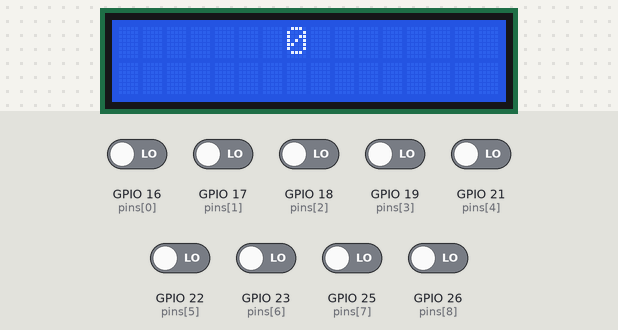
A sketch run on a simulated ESP32. Parts: 16×2 character LCD. The inputs (shaded band) are chosen by the test bench; at power-on: GPIO 16 (pins[0]), GPIO 17 (pins[1]), GPIO 18 (pins[2]), GPIO 19 (pins[3]), GPIO 21 (pins[4]), GPIO 22 (pins[5]), GPIO 23 (pins[6]), GPIO 25 (pins[7]), GPIO 26 (pins[8]) LOW.

Above: at 1.2 s.
1.3 s: GPIO 16 (pins[0]) driven HIGH
At 1.7 s:
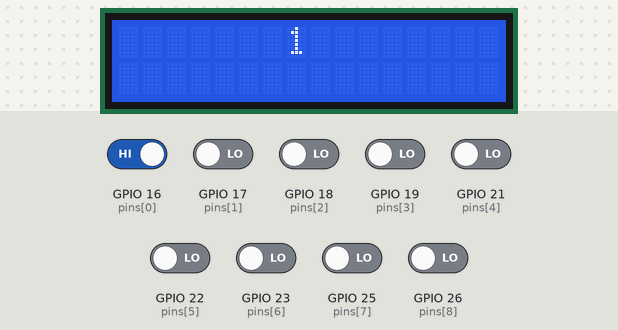
2.8 s: GPIO 17 (pins[1]) driven HIGH
At 4.0 s:
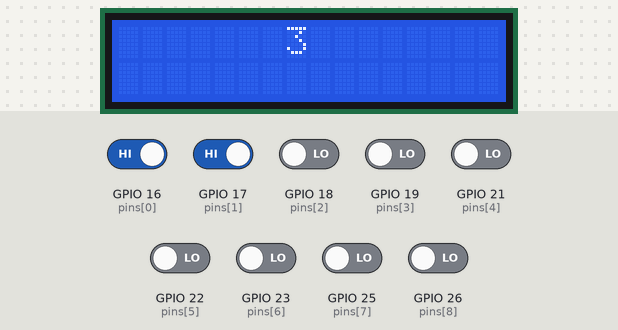
4.3 s: GPIO 18 (pins[2]) driven HIGH
At 5.3 s:
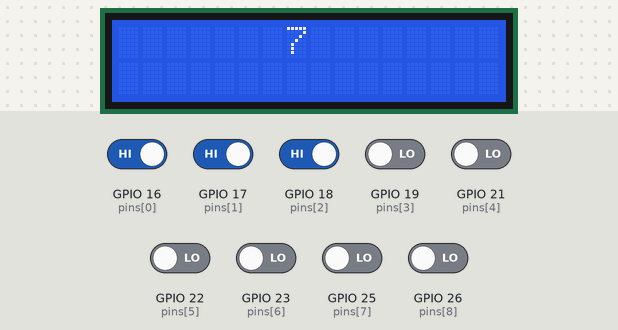
5.8 s: GPIO 19 (pins[3]) driven HIGH
At 6.5 s:
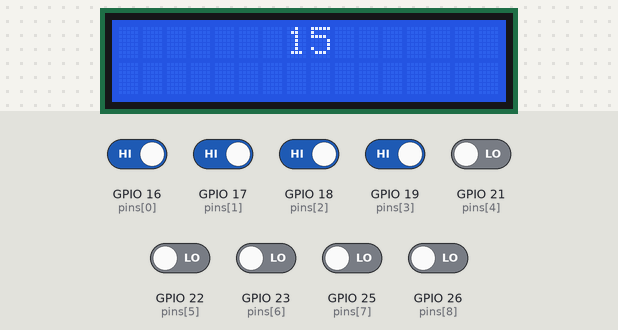
7.3 s: GPIO 21 (pins[4]) driven HIGH
At 7.6 s:
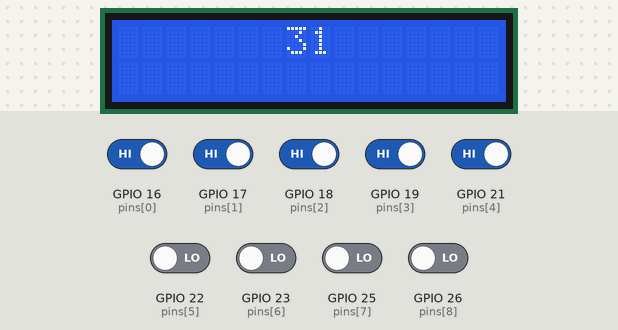
8.8 s: GPIO 22 (pins[5]) driven HIGH
At 10.0 s:
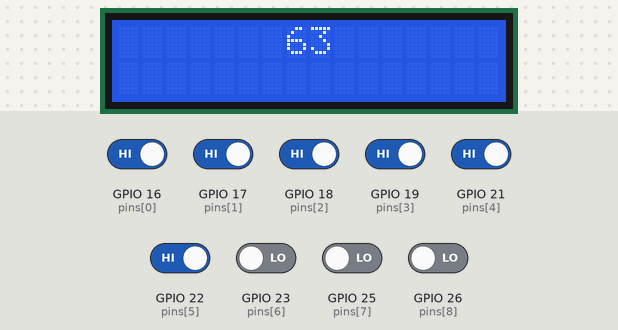
Timing chart, 0 to 11.3 s (numbered marks = the images above; inputs shaded):
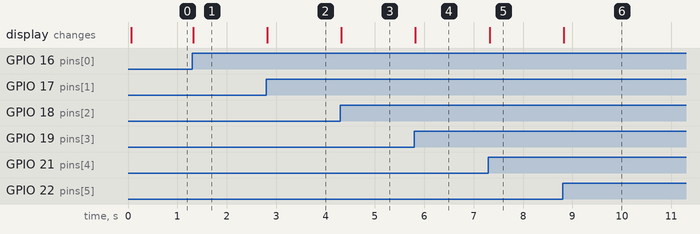

Measured:
- after the input at 1.3 s, the display: changes at once (image 1)
- after the input at 2.8 s, the display: changes at once (image 2)
- after the input at 4.3 s, the display: changes at once (image 3)
- after the input at 5.8 s, the display: changes at once (image 4)
- after the input at 7.3 s, the display: changes at once (image 5)
- after the input at 8.8 s, the display: changes at once (image 6)

The sketch:

esp32-code.ino
```cpp
#include <WiFi.h>
#include <AsyncTCP.h>
#include <ESPAsyncWebServer.h>
#include <LiquidCrystal.h>
#include <string.h>

#define BIT_COUNT 9
#define POLL_INTERVAL 50

const char* ssid = "xxx";
const char* password = "xxx";

AsyncWebServer server(80);
AsyncWebSocket ws("/ws");

LiquidCrystal lcd(27, 14, 32, 33, 4, 5);
const uint8_t pins[BIT_COUNT] = {16,17,18,19,21,22,23,25,26};

uint16_t currentValue = 0;
uint16_t lastValue = 65535;
unsigned long lastPoll = 0;

uint16_t readInputs() {
  uint16_t value = 0;
  for (int i = 0; i < BIT_COUNT; i++) {
    value |= (digitalRead(pins[i]) << i);
  }
  return value;
}

void formatBinary(uint16_t value, char* buffer) {
  for (int i = BIT_COUNT - 1; i >= 0; i--) {
    *buffer++ = (value & (1 << i)) ? '1' : '0';
  }
  *buffer = '\0';
}

void updateLCD(uint16_t value) {
  char buf[17];
  char num[6];

  snprintf(num, sizeof(num), "%u", value);

  int len = strlen(num);
  int padding = (16 - len) / 2;

  memset(buf, ' ', 16);
  memcpy(buf + padding, num, len);
  buf[16] = '\0';

  lcd.setCursor(0, 0);
  lcd.print(buf);
}

void broadcastState() {
  char binary[BIT_COUNT + 1];
  formatBinary(currentValue, binary);

  char json[128];
  snprintf(json, sizeof(json),
    "{\"decimal\":%u,\"binary\":\"%s\",\"uptime\":%lu}",
    currentValue,
    binary,
    millis() / 1000
  );

  ws.textAll(json);
}

void onWebSocketEvent(AsyncWebSocket * server,
                      AsyncWebSocketClient * client,
                      AwsEventType type,
                      void * arg,
                      uint8_t *data,
                      size_t len) {

  if (type == WS_EVT_CONNECT) {
    broadcastState();
  }
}

const char index_html[] PROGMEM = R"rawliteral(
<!DOCTYPE html>
<html>
<head>
<meta name="viewport" content="width=device-width, initial-scale=1">
<title>ESP32 Enterprise Monitor</title>
<style>
body{margin:0;background:#0f172a;font-family:-apple-system,BlinkMacSystemFont;color:#fff;}
.container{padding:20px;max-width:800px;margin:auto;}
.card{background:#1e293b;padding:20px;border-radius:16px;margin-bottom:20px;
box-shadow:0 10px 30px rgba(0,0,0,0.3);}
.decimal{font-size:64px;font-weight:600;color:#38bdf8;}
.binary{font-family:monospace;font-size:22px;letter-spacing:4px;}
.bits{display:flex;gap:10px;margin-top:15px;}
.bit{width:30px;height:30px;border-radius:6px;background:#334155;transition:0.2s;}
.bit.active{background:#38bdf8;}
.status-line{display:flex;align-items:center;gap:8px;font-size:14px;margin-bottom:5px;}
.status-dot{width:10px;height:10px;border-radius:50%;}
.online{background:#22c55e;}
.offline{background:#ef4444;}
.connecting{background:#facc15;animation:pulse 1s infinite;}
@keyframes pulse{0%{opacity:1;}50%{opacity:0.4;}100%{opacity:1;}}
</style>
</head>
<body>
<div class="container">

<div class="card">
<div class="decimal" id="decimal">--</div>
<div class="binary" id="binary">---------</div>
<div class="bits" id="bits"></div>
</div>

<div class="card">
<div class="status-line">
<div id="statusDot" class="status-dot connecting"></div>
<span id="connection">Connecting...</span>
</div>
<div>Uptime: <span id="uptime">0</span>s</div>
</div>

</div>

<script>
let ws;
const bitsContainer=document.getElementById("bits");
const statusText=document.getElementById("connection");
const statusDot=document.getElementById("statusDot");

for(let i=0;i<9;i++){
  let d=document.createElement("div");
  d.className="bit";
  bitsContainer.appendChild(d);
}

function setStatus(state){
  statusDot.className="status-dot "+state;
  if(state==="online") statusText.innerText="Online";
  if(state==="offline") statusText.innerText="Disconnected";
  if(state==="connecting") statusText.innerText="Connecting...";
}

function connect(){
  setStatus("connecting");
  ws=new WebSocket(`ws://${location.host}/ws`);

  ws.onopen=()=>setStatus("online");

  ws.onclose=()=>{
    setStatus("offline");
    setTimeout(connect,1000);
  };

  ws.onmessage=(event)=>{
    const data=JSON.parse(event.data);
    document.getElementById("decimal").innerText=data.decimal;
    document.getElementById("binary").innerText=data.binary;
    document.getElementById("uptime").innerText=data.uptime;

    const bits=document.querySelectorAll(".bit");
    for(let i=0;i<9;i++){
      bits[i].classList.toggle("active", data.binary[i]==="1");
    }
  };
}
connect();
</script>

</body>
</html>
)rawliteral";

void setup() {

  for(int i=0;i<BIT_COUNT;i++)
    pinMode(pins[i], INPUT);

  lcd.begin(16,2);

  WiFi.softAP(ssid, password);

  ws.onEvent(onWebSocketEvent);
  server.addHandler(&ws);

  server.on("/", HTTP_GET, [](AsyncWebServerRequest *request){
    request->send_P(200, "text/html", index_html);
  });

  server.begin();
}

void loop() {

  unsigned long now = millis();

  if(now - lastPoll >= POLL_INTERVAL){
    lastPoll = now;

    currentValue = readInputs();

    if(currentValue != lastValue){
      updateLCD(currentValue);
      broadcastState();
      lastValue = currentValue;
    }
  }

  ws.cleanupClients();
}
```
